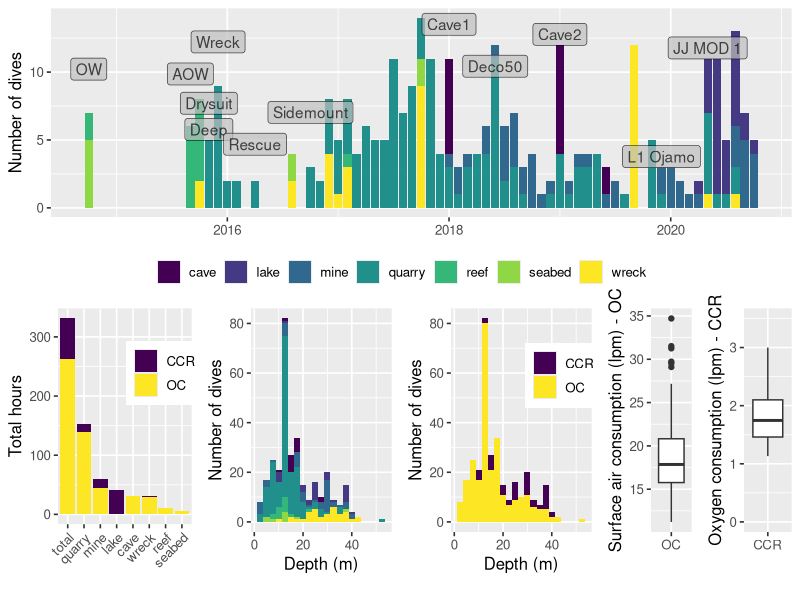

R code for this plot:
library(ggplot2)
library(viridis)
library(dplyr)
library(tidyr)
library(gridExtra)
library(ggrepel)


setwd('~/hj_barton/dive_data')

th <- theme_grey(base_size = 12)

dive_dat <- read.csv('dives.csv')
dive_dat <- separate(dive_dat, date, c('day', 'month', 'year'), sep='_', remove=FALSE)
dive_dat <- separate(dive_dat, duration, c('hours', 'minutes'), sep=':', remove=FALSE)
dive_dat$config = ifelse(dive_dat$equipment=='JJ CCR', 'CCR', 'OC')

# get hours numeric column
dive_dat$dec_hours = as.numeric(dive_dat$hours) + (as.numeric(dive_dat$minutes)/60)

# calc rmv and sac
dive_dat$rmv = ((dive_dat$start_pres - dive_dat$end_pres) * dive_dat$volume)/ (dive_dat$dec_hours * 60)
dive_dat$sac = dive_dat$rmv / ((dive_dat$avg_depth / 10) + 1)

#dive_dat$year_month <- paste(dive_dat$year, dive_dat$month, sep='_')
dive_dat$year_month <- 2000 + as.numeric(dive_dat$year) + (as.numeric(dive_dat$month)/12)

hist_dat <- summarise(group_by(dive_dat, year_month, environment), num_dives=length(duration))
course_data <- distinct(subset(dive_dat, course!='' & course!='DM', select=c('year_month', 'course', 'environment')),
                        course, .keep_all =T )
total_dives_per_col <- summarise(group_by(dive_dat, year_month), num_dives=length(duration))

course_data <- dplyr::left_join(course_data, total_dives_per_col)

# dive history by type
hist <- ggplot(hist_dat, aes(x=year_month, y=num_dives, fill=environment))+
    geom_bar(stat='identity') +
    geom_label_repel(data=course_data, aes(x=year_month, y=num_dives+2, label=course),
                     fill='grey', direction='y', segment.color=NA, alpha=0.7) +
    scale_fill_viridis(discrete=T) + th +
    theme(legend.title=element_blank(),
        legend.position = "bottom",
        legend.margin = margin(t = -4, r = 0, b = 2, l = -10, unit = "mm")) +
    xlab('') + ylab('Number of dives') +
    guides(fill = guide_legend(nrow = 1))

# RMV
rmv <- ggplot(subset(dive_dat, config=='CCR'), aes(x=config, y=rmv)) +
  geom_boxplot() + labs(x='\n', y='Oxygen consumption (lpm) - CCR') +th +
  ylim(0, 3.5)

# depth dist
depths <- ggplot(dive_dat, aes(x=max_depth, fill=config)) +
  geom_histogram(binwidth=2.5) +
  scale_fill_viridis(discrete = T) +th +
  labs(x='Depth (m)\n', y='Number of dives') +
  theme(legend.title = element_blank(), legend.position = c(0.8, 0.7))

depths_env <- ggplot(dive_dat, aes(x=max_depth, fill=environment)) +
  geom_histogram(binwidth=2.5) +
  scale_fill_viridis(discrete = T) +th +
  labs(x='Depth (m)\n', y='Number of dives') +
  theme(legend.title = element_blank(), legend.position = 'none')

# hours summary
total_dat <- subset(dive_dat, select = c('environment', 'dec_hours', 'config'))
total_hrs <- summarise(group_by(total_dat, config), dec_hours=sum(dec_hours))
total_hrs$environment = 'total'

total_dat <- dplyr::full_join(total_dat, total_hrs)
total_dat$environment <- factor(total_dat$environment,
                                levels=c('total', 'quarry', 'mine', 'lake', 'cave', 'wreck', 'reef', 'seabed'))

hours_env_config <- ggplot(total_dat, aes(x=environment, y=dec_hours, fill=config)) +
  geom_bar(stat='identity') +
  scale_fill_viridis(discrete = T) +th +
  labs(x='', y='Total hours')+
  theme(legend.title = element_blank(), legend.position = c(0.8, 0.7), axis.text.x = element_text(angle=45, hjust=1))


sac <- ggplot(subset(dive_dat, config!='CCR'), aes(x=config, y=sac)) +
  geom_boxplot() + th + labs(x='\n', y='Surface air consumption (lpm) - OC')

png('dive_summaries.png', width=12, height=6, res=320, units='in')

layout <- rbind(c(1,1,1,1,1,1,1,1),
                c(2,2,3,3,4,4,5,6))

grid.arrange(hist, hours_env_config, depths_env, depths, sac, rmv, layout_matrix=layout)

dev.off()